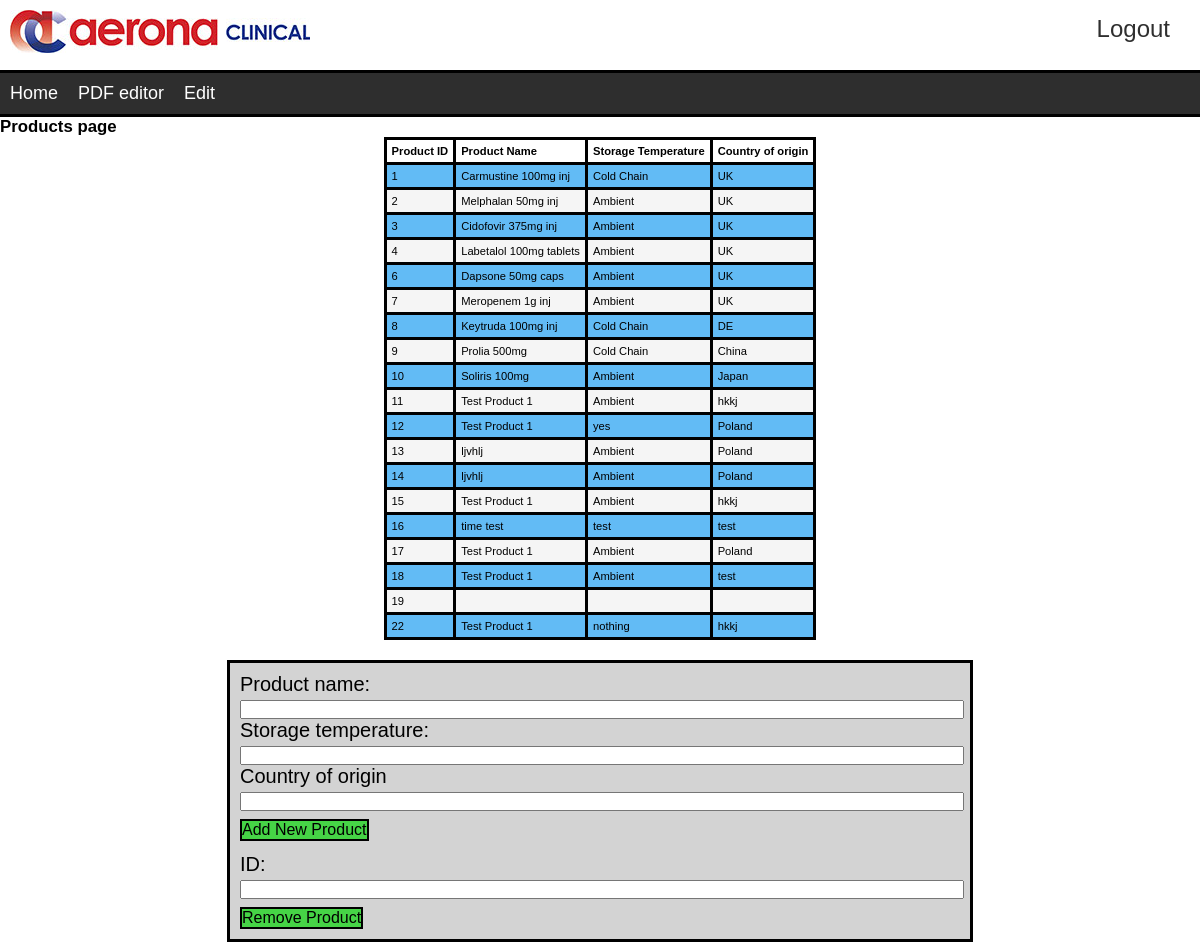
Page /Products (signed in) on the committed database.
### tables this page shows
CREATE TABLE `Items` (
  `itemID`		INTEGER NOT NULL PRIMARY KEY AUTOINCREMENT,
  `productName`	TEXT NOT NULL,
  `temperature`	TEXT NOT NULL,
  `origin`  TEXT NOT NULL
);

### server.py (the view, shortened to what this page needs)
@app.route("/Products", methods = ['POST','GET','DELETE'])
def products():
    if request.method == 'GET':
        if session['usertype'] == None:
            return render_template('login.html', msg='Log in to use site')
        else:
            if checkAdmin():
                db = sqlite3.connect("database.db")
                curs = db.cursor()
                curs.execute("SELECT * FROM Items")
                results = curs.fetchall()
                curs.close()
                db.close()
                return render_template("products.html", data = results)
            else:
                return render_template("home.html")

### server.py (called while the page is built)
def checkAdmin():
    usertype = "null"
    if "usertype" in session:
        usertype = escape(session['usertype'])
    return usertype == "Admin"

### templates/products.html (shortened to what this page needs)
{%extends 'index.html'%}
{%block mainBlock%}
<h2>Products page</h2>
<section id = "productinfo">
  <table class="customerTable">
    <thead>
       <td>Product ID</td>
       <td>Product Name</td>
       <td>Storage Temperature</td>
       <td>Country of origin</td>
    </thead>
    {% for row in data %}
    <tr>
    <td>{{row[0]}}</td>
    <td>{{row[1]}}</td>
    <td>{{row[2]}}</td>
    <td>{{row[3]}}</td>
    </tr>
    {% endfor %}
  </table>
</section>
<div class="customerAdminPanel">
  <form id="addProduct" onsubmit="return addProduct()">
    <label>Product name:<input type = "text" name = "productName" required><br></label>
    <label>Storage temperature:<input type = "text" name = "productTemp" required><br></label>
    <label>Country of origin<input type = "text" name = "countryOO" required><br></label>
    <button type = "submit" onclick="setTimeout(pageReload,100);"> Add New Product </button>
  </form> <br>
  <form id="delProduct" onsubmit="return delProduct()">
    <label>ID:<input type = "text" name = "productID" required><br></label>
    <button type = "submit" onclick="setTimeout(pageReload,100);" > Remove Product </button>
  </form>
{%endblock%}

### static/styles.css (style rules this page uses)
* { margin: 0; padding: 0; }
body { font-family: arial, sans-serif; font-size: 0.7em; }
label { font-size: 20px; }
.customerTable { border-collapse: collapse; margin: 0 auto; }
.customerTable thead { border: solid; font-weight: bold; }
.customerTable, td { border: solid; }
.customerTable td, th { padding: 5px; }
.customerTable tbody tr:nth-child(odd) { background: #62BBF5; }
.customerTable tbody tr:nth-child(even) { background: #F5F5F5; }
.customerAdminPanel { padding: 10px; border-style: solid; margin: 10px; background-color: lightgrey; display: block; max-width: 60%; margin: auto; margin-top: 20px; }
.customerAdminPanel input { width: 100%; }
.customerAdminPanel button { background-color: #46d446; cursor: pointer; text-align: center; font-size: 16px; margin-top: 8px; border-style: solid; border-color: black; }

### rows in the picture
Items: itemID "1", productName "Carmustine 100mg inj", temperature "Cold Chain", origin "UK"
Items: itemID "2", productName "Melphalan 50mg inj", temperature "Ambient", origin "UK"
Items: itemID "3", productName "Cidofovir 375mg inj", temperature "Ambient", origin "UK"
Items: itemID "4", productName "Labetalol 100mg tablets", temperature "Ambient", origin "UK"
Items: itemID "6", productName "Dapsone 50mg caps", temperature "Ambient", origin "UK"
Items: itemID "7", productName "Meropenem 1g inj", temperature "Ambient", origin "UK"
Items: itemID "8", productName "Keytruda 100mg inj", temperature "Cold Chain", origin "DE"
Items: itemID "9", productName "Prolia 500mg", temperature "Cold Chain", origin "China"
Items: itemID "10", productName "Soliris 100mg", temperature "Ambient", origin "Japan"
Items: itemID "11", productName "Test Product 1", temperature "Ambient", origin "hkkj"
Items: itemID "12", productName "Test Product 1", temperature "yes", origin "Poland"
Items: itemID "13", productName "ljvhlj", temperature "Ambient", origin "Poland"
Items: itemID "14", productName "ljvhlj", temperature "Ambient", origin "Poland"
Items: itemID "15", productName "Test Product 1", temperature "Ambient", origin "hkkj"
Items: itemID "16", productName "time test", temperature "test", origin "test"
Items: itemID "17", productName "Test Product 1", temperature "Ambient", origin "Poland"
Items: itemID "18", productName "Test Product 1", temperature "Ambient", origin "test"
Items: itemID "19"
Items: itemID "22", productName "Test Product 1", temperature "nothing", origin "hkkj"
